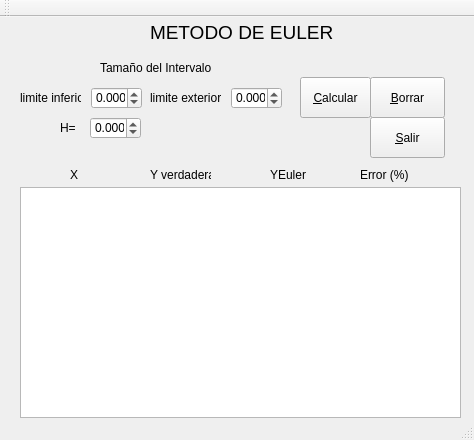
<?xml version="1.0" encoding="UTF-8"?>
<ui version="4.0">
 <class>Euler</class>
 <widget class="QMainWindow" name="Euler">
  <property name="geometry">
   <rect>
    <x>0</x>
    <y>0</y>
    <width>474</width>
    <height>440</height>
   </rect>
  </property>
  <property name="windowTitle">
   <string>Euler</string>
  </property>
  <widget class="QWidget" name="centralWidget">
   <widget class="QLabel" name="label_9">
    <property name="geometry">
     <rect>
      <x>150</x>
      <y>0</y>
      <width>191</width>
      <height>31</height>
     </rect>
    </property>
    <property name="font">
     <font>
      <pointsize>14</pointsize>
      <weight>50</weight>
      <bold>false</bold>
     </font>
    </property>
    <property name="text">
     <string>METODO DE EULER</string>
    </property>
   </widget>
   <widget class="QPushButton" name="metodo">
    <property name="geometry">
     <rect>
      <x>300</x>
      <y>60</y>
      <width>71</width>
      <height>41</height>
     </rect>
    </property>
    <property name="text">
     <string>&amp;Calcular</string>
    </property>
   </widget>
   <widget class="QPushButton" name="limpiar">
    <property name="geometry">
     <rect>
      <x>370</x>
      <y>60</y>
      <width>75</width>
      <height>41</height>
     </rect>
    </property>
    <property name="text">
     <string>&amp;Borrar</string>
    </property>
   </widget>
   <widget class="QPushButton" name="cerrar">
    <property name="geometry">
     <rect>
      <x>370</x>
      <y>100</y>
      <width>75</width>
      <height>41</height>
     </rect>
    </property>
    <property name="text">
     <string>&amp;Salir</string>
    </property>
   </widget>
   <widget class="QLabel" name="label_18">
    <property name="geometry">
     <rect>
      <x>60</x>
      <y>100</y>
      <width>21</width>
      <height>21</height>
     </rect>
    </property>
    <property name="text">
     <string>H=</string>
    </property>
   </widget>
   <widget class="QDoubleSpinBox" name="h">
    <property name="geometry">
     <rect>
      <x>90</x>
      <y>100</y>
      <width>51</width>
      <height>22</height>
     </rect>
    </property>
    <property name="decimals">
     <number>3</number>
    </property>
    <property name="minimum">
     <double>-1000.000000000000000</double>
    </property>
    <property name="maximum">
     <double>1000.000000000000000</double>
    </property>
    <property name="singleStep">
     <double>0.100000000000000</double>
    </property>
   </widget>
   <widget class="QLabel" name="label_20">
    <property name="geometry">
     <rect>
      <x>20</x>
      <y>70</y>
      <width>61</width>
      <height>21</height>
     </rect>
    </property>
    <property name="layoutDirection">
     <enum>Qt::LeftToRight</enum>
    </property>
    <property name="autoFillBackground">
     <bool>false</bool>
    </property>
    <property name="text">
     <string>limite inferior</string>
    </property>
   </widget>
   <widget class="QLabel" name="label_21">
    <property name="geometry">
     <rect>
      <x>150</x>
      <y>70</y>
      <width>71</width>
      <height>21</height>
     </rect>
    </property>
    <property name="text">
     <string>limite exterior</string>
    </property>
   </widget>
   <widget class="QDoubleSpinBox" name="liminf">
    <property name="geometry">
     <rect>
      <x>91</x>
      <y>70</y>
      <width>51</width>
      <height>22</height>
     </rect>
    </property>
    <property name="decimals">
     <number>3</number>
    </property>
    <property name="minimum">
     <double>-1000.000000000000000</double>
    </property>
    <property name="maximum">
     <double>1000.000000000000000</double>
    </property>
    <property name="singleStep">
     <double>0.100000000000000</double>
    </property>
   </widget>
   <widget class="QDoubleSpinBox" name="limexf">
    <property name="geometry">
     <rect>
      <x>231</x>
      <y>70</y>
      <width>51</width>
      <height>22</height>
     </rect>
    </property>
    <property name="decimals">
     <number>3</number>
    </property>
    <property name="minimum">
     <double>-1000.000000000000000</double>
    </property>
    <property name="maximum">
     <double>1000.000000000000000</double>
    </property>
    <property name="singleStep">
     <double>0.100000000000000</double>
    </property>
   </widget>
   <widget class="QLabel" name="label_22">
    <property name="geometry">
     <rect>
      <x>100</x>
      <y>40</y>
      <width>111</width>
      <height>21</height>
     </rect>
    </property>
    <property name="text">
     <string>Tamaño del Intervalo</string>
    </property>
   </widget>
   <widget class="QTableWidget" name="tabla">
    <property name="geometry">
     <rect>
      <x>20</x>
      <y>170</y>
      <width>441</width>
      <height>231</height>
     </rect>
    </property>
    <property name="layoutDirection">
     <enum>Qt::LeftToRight</enum>
    </property>
   </widget>
   <widget class="QLabel" name="label">
    <property name="geometry">
     <rect>
      <x>70</x>
      <y>150</y>
      <width>21</width>
      <height>16</height>
     </rect>
    </property>
    <property name="text">
     <string>X</string>
    </property>
   </widget>
   <widget class="QLabel" name="label_2">
    <property name="geometry">
     <rect>
      <x>150</x>
      <y>150</y>
      <width>61</width>
      <height>16</height>
     </rect>
    </property>
    <property name="text">
     <string>Y verdadera</string>
    </property>
   </widget>
   <widget class="QLabel" name="label_3">
    <property name="geometry">
     <rect>
      <x>270</x>
      <y>150</y>
      <width>41</width>
      <height>16</height>
     </rect>
    </property>
    <property name="text">
     <string>YEuler</string>
    </property>
   </widget>
   <widget class="QLabel" name="label_4">
    <property name="geometry">
     <rect>
      <x>360</x>
      <y>150</y>
      <width>51</width>
      <height>16</height>
     </rect>
    </property>
    <property name="text">
     <string>Error (%)</string>
    </property>
   </widget>
  </widget>
  <widget class="QToolBar" name="mainToolBar">
   <attribute name="toolBarArea">
    <enum>TopToolBarArea</enum>
   </attribute>
   <attribute name="toolBarBreak">
    <bool>false</bool>
   </attribute>
  </widget>
  <widget class="QStatusBar" name="statusBar"/>
 </widget>
 <layoutdefault spacing="6" margin="11"/>
 <resources/>
 <connections/>
</ui>
